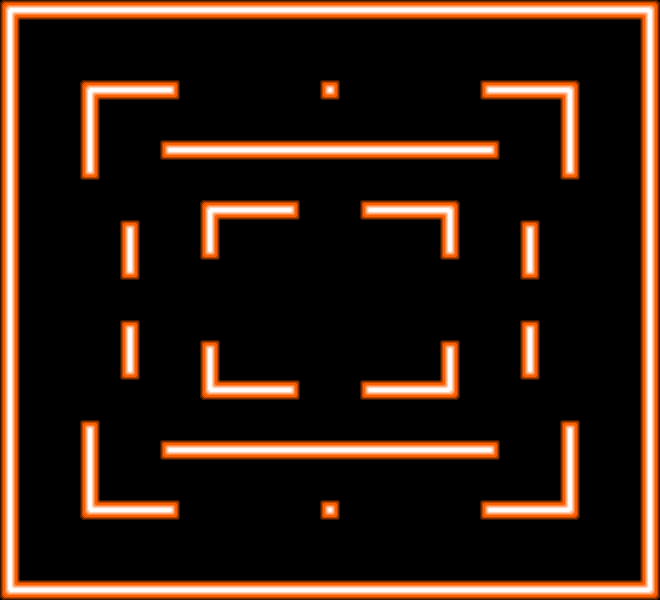

The image is a tile-based game level rendered from a .tmx file. Its description and source (layers, tilesets, objects; grid data summarised) follow:
An orthogonal 33x30 tile map with 20x20 px tiles, 2 tile layers (edge, map).

<map version="1.0" tiledversion="1.1.4" orientation="orthogonal" renderorder="left-up" width="33" height="30" tilewidth="20" tileheight="20" infinite="0" nextobjectid="1">
 <tileset firstgid="1" source="tileset.tsx" />
 <layer name="edge" width="33" height="30">
  <data>[990 cells, 122 non-empty, 6 distinct tile ids]</data>
 </layer>
 <layer name="map" width="33" height="30">
  <data>[990 cells, 112 non-empty, 11 distinct tile ids]</data>
 </layer>
</map>